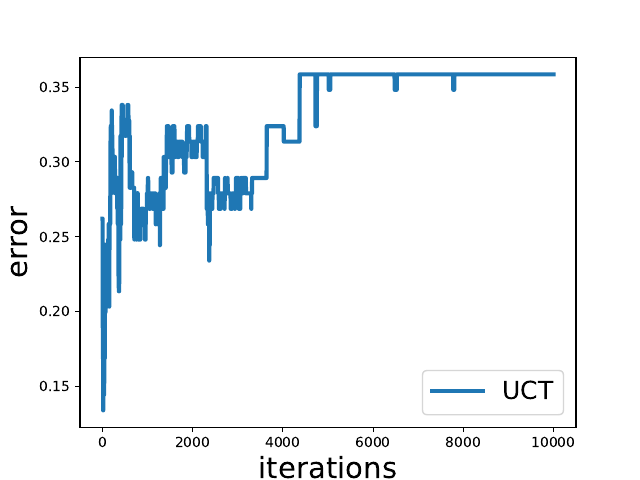

This figure's Python source:
import run_uct_new
import math
from graph_construction import graph
import matplotlib.pyplot as plt

mygraph = graph()
print(mygraph)
machine_number = 20
sample_number = 20
time_list = range(10000)
eta = 0.7
gamma = 1
cp = 1



a2 = run_uct_new.run_uct_new(mygraph, machine_number,sample_number,time_list,eta,gamma,cp)

#plt.plot(time_list,a1,label = 'MCG', lw = 3)
plt.plot(time_list,a2,label = 'UCT', lw = 3)

plt.xlabel("iterations",size = 21)
plt.ylabel("error",size = 21)
plt.legend(fontsize = 18)
plt.savefig('test_UCT_new.pdf')
